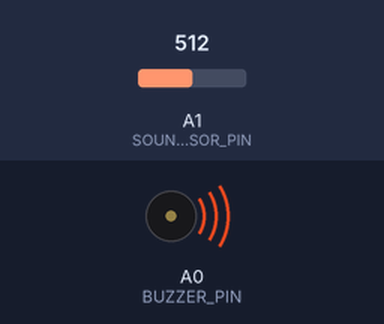
A sketch run on a simulated Arduino Uno, built with avr-gcc and run on an emulated ATmega328P. On the bench: buzzer (waves = sounding). The test bench sets the inputs (shaded band); at power-on: A1 (SOUND_SENSOR_PIN) = 512. What the sketch prints to the serial monitor is not drawn.

Above: at 0.1 s.
Timing chart, 0 to 1.6 s (numbered marks = the images above):
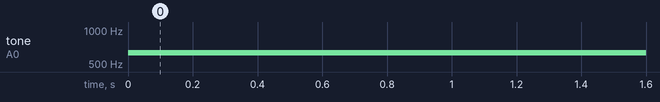

The sketch:

soundtest.ino
```cpp
#include <Arduino.h>
#include "arduinoFFT.h"

// -------------------- Pin configuration --------------------
const uint8_t BUZZER_PIN       = A0;   // digital pin for passive buzzer
const uint8_t SOUND_SENSOR_PIN = A1;  // analog input from sound sensor

// -------------------- Buzzer config --------------------
uint16_t testFrequency = 630;  // Hz – starting square-wave frequency

// -------------------- FFT config --------------------
#define SAMPLES            128      // Must be a power of 2
#define SAMPLING_FREQUENCY 5000.0   // Hz

unsigned long sampling_period_us;

float vReal[SAMPLES];
float vImag[SAMPLES];
float magAvg[SAMPLES];  // for averaging magnitudes across FFT frames

ArduinoFFT<float> FFT = ArduinoFFT<float>(vReal, vImag, SAMPLES, SAMPLING_FREQUENCY);

// -------------------- Setup --------------------
void setup() {
  Serial.begin(9600);
  pinMode(BUZZER_PIN, OUTPUT);
  pinMode(SOUND_SENSOR_PIN, INPUT);

  // Compute sampling period once
  sampling_period_us = (unsigned long)(1000000.0 / SAMPLING_FREQUENCY);
}

// -------------------- ListenFreq with FFT averaging --------------------
float ListenFreq(uint8_t numAverages = 4) {
  // Clear accumulator
  for (int i = 0; i < SAMPLES; i++) {
    magAvg[i] = 0.0f;
  }

  for (uint8_t n = 0; n < numAverages; n++) {
    // ---- Collect SAMPLES data points ----
    for (int i = 0; i < SAMPLES; i++) {
      unsigned long t0 = micros();

      // Read analog value from microphone
      vReal[i] = analogRead(SOUND_SENSOR_PIN);
      vImag[i] = 0.0f;

      // Wait for the next sample, robust to micros() overflow
      while ((micros() - t0) < sampling_period_us) {
        // busy wait
      }
    }

    // ---- Remove DC offset (per frame) ----
    float mean = 0.0f;
    for (int i = 0; i < SAMPLES; i++) {
      mean += vReal[i];
    }
    mean /= SAMPLES;

    for (int i = 0; i < SAMPLES; i++) {
      vReal[i] -= mean;
    }

    // ---- FFT ----
    FFT.windowing(vReal, SAMPLES, FFT_WIN_TYP_HAMMING, FFT_FORWARD);
    FFT.compute(vReal, vImag, SAMPLES, FFT_FORWARD);
    FFT.complexToMagnitude(vReal, vImag, SAMPLES);

    // ---- Accumulate magnitudes ----
    for (int i = 0; i < SAMPLES; i++) {
      magAvg[i] += vReal[i];
    }
  }

  // ---- Average magnitudes across frames ----
  for (int i = 0; i < SAMPLES; i++) {
    magAvg[i] /= (float)numAverages;
  }

  // ---- Find the peak frequency from averaged spectrum ----
  float peak = FFT.majorPeak(magAvg, SAMPLES, SAMPLING_FREQUENCY);
  return peak;
}

// -------------------- Main loop --------------------
void loop() {
  // Drive buzzer at the current testFrequency
  tone(BUZZER_PIN, testFrequency);

  // Measure frequency using FFT with averaging
  float measuredFreq = ListenFreq(4); // try 2–8, tradeoff between speed and stability

  // Exponential smoothing of the measured frequency
  static bool  firstSample   = true;
  static float smoothedFreq  = 0.0f;
  const float  alpha         = 0.3f;  // 0..1 (higher = more responsive, lower = smoother)

  if (firstSample) {
    smoothedFreq = measuredFreq;
    firstSample = false;
  } else {
    smoothedFreq = alpha * measuredFreq + (1.0f - alpha) * smoothedFreq;
  }

  // Print results
  Serial.print("Buzzer set to: ");
  Serial.print(testFrequency);
  Serial.print(" Hz, Measured: ");
  Serial.print(measuredFreq);
  Serial.print(" Hz, Smoothed: ");
  Serial.print(smoothedFreq);
  Serial.println(" Hz");

  // Sweep frequency but avoid aliasing (Nyquist = SAMPLING_FREQUENCY / 2)
  uint16_t nyquist = (uint16_t)(SAMPLING_FREQUENCY / 2.0);
  if (testFrequency < nyquist - 100) {   // keep a little margin
    testFrequency += 0;
  }

  delay(500);
}
```

Measured:
- by itself, tone on A0 (BUZZER_PIN): silent → 630 Hz at 0.00 s
